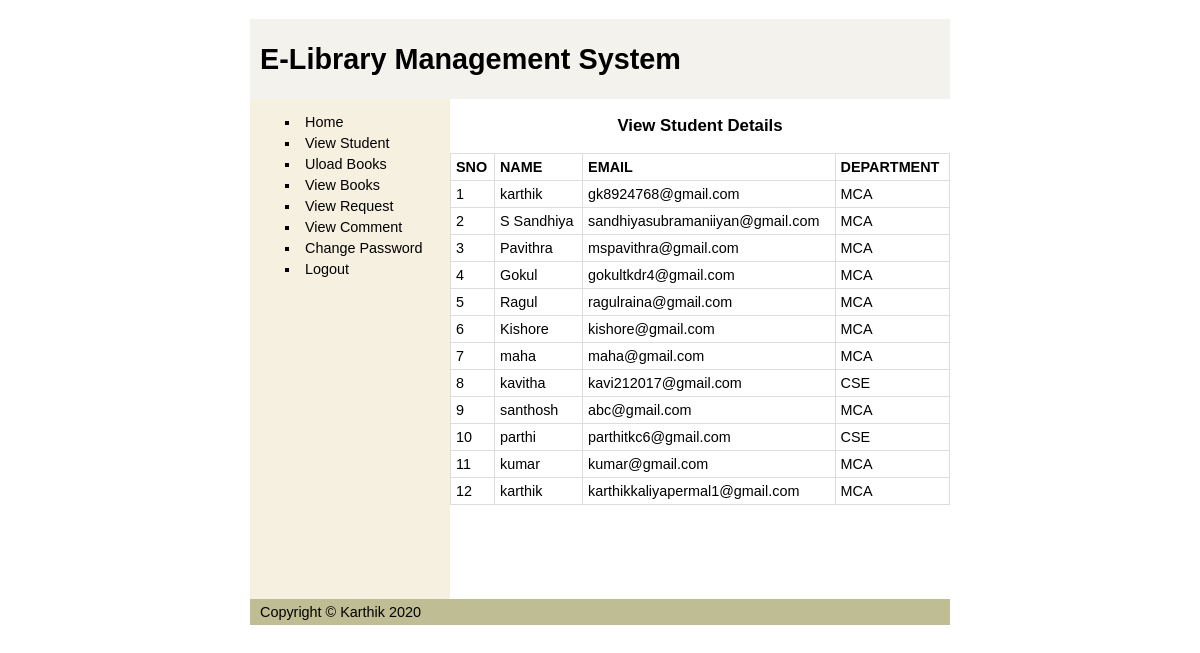
The page /view_student.php (signed in) on the database its author committed.
### tables this page shows
CREATE TABLE `student` (
  `ID` int(11) NOT NULL,
  `NAME` varchar(150) NOT NULL,
  `PASS` varchar(150) NOT NULL,
  `MAIL` varchar(150) NOT NULL,
  `DEP` varchar(150) NOT NULL
);

### view_student.php (the view, shortened to what this page needs)
<?php
include "database.php";
?>
<!DOCTYPE html>
<html>
	<head>
	<link rel="stylesheet" type="text/css" href="css/style.css">
	</head>
	<body>
	<div id="container">
		<div id="header">
		<h1>E-Library Management System</h1>
		</div>
		<div id="wrapper">
			<h3 id="heading">View Student Details</h3>
			<?php
			$sql="SELECT * FROM student";
			$res=$db->query($sql);
			if($res->num_rows>0)
			{
				echo "<table>
					<tr>
						<th>SNO</th>
						<th>NAME</th>
						<th>EMAIL</th>
						<th>DEPARTMENT</th>
					</tr>
				";
				$i=0;
				while($row=$res->fetch_assoc())
				{
					$i++;
					echo "<tr>";
					echo "<td>{$i}</td>";
					echo "<td>{$row["NAME"]}</td>";
					echo "<td>{$row["MAIL"]}</td>";
					echo "<td>{$row["DEP"]}</td>";
					echo "</tr>";
				}
				echo "</table>";
			}
			else
			{
				echo "<p class='error'>No Student Records Found</p>";
			}
			?>
		</div>
		<div id="navi">
			<?php
			include "adminSidebar.php";
			?>
		</div>
		<div id="footer">
		<p>Copyright &copy; Karthik 2020</p>
		</div>
	</div>
	</body>
</html>

### css/style.css (style rules this page uses)
html,body { margin:0; padding:0; }
body { font:90% calibri,sans-serif; text-align:center; }
div#header { background:#F3F2ED; }
div#header h1 { height:80px; line-height:80px; margin:0; padding-left:10px; }
div#container { height:auto; width:700px; margin:0 auto; text-align:left; }
div#wrapper { float:right; width:500px; }
div#navi { float:left; height:500px; width:200px; background:#F6F0E0; }
div#footer { clear:both; width:100%; background:#BFBD93; }
div#footer p { margin:0; padding:5px 10px; }
p { margin:0 10px 10px; }
#heading { text-align:center; }
table { width:100%; border-collapse:collapse; }
table td,table th { border:1px solid #ddd; padding:5px; }

### rows shown on the page
student: NAME "karthik", MAIL "gk8924768@gmail.com", DEP "MCA"
student: NAME "S Sandhiya", MAIL "sandhiyasubramaniiyan@gmail.com", DEP "MCA"
student: NAME "Pavithra", MAIL "mspavithra@gmail.com", DEP "MCA"
student: NAME "Gokul", MAIL "gokultkdr4@gmail.com", DEP "MCA"
student: NAME "Ragul", MAIL "ragulraina@gmail.com", DEP "MCA"
student: NAME "Kishore", MAIL "kishore@gmail.com", DEP "MCA"
student: NAME "maha", MAIL "maha@gmail.com", DEP "MCA"
student: NAME "kavitha", MAIL "kavi212017@gmail.com", DEP "CSE"
student: NAME "santhosh", MAIL "abc@gmail.com", DEP "MCA"
student: NAME "parthi", MAIL "parthitkc6@gmail.com", DEP "CSE"
student: NAME "kumar", MAIL "kumar@gmail.com", DEP "MCA"
student: NAME "karthik", MAIL "karthikkaliyapermal1@gmail.com", DEP "MCA"
